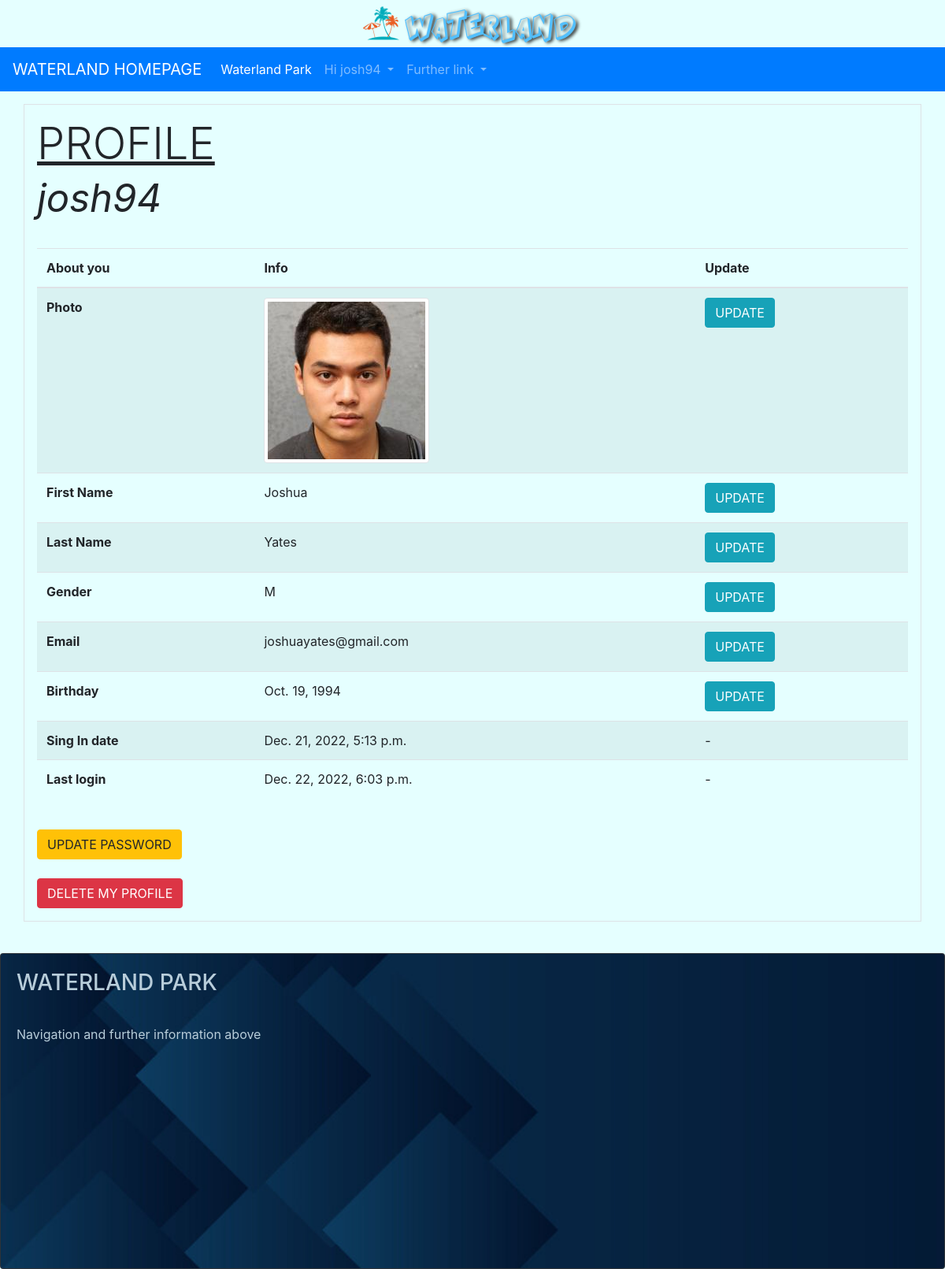
Screenshot of /userpark/user_profile/ (signed in) with the database file from the repository.
### userpark/models.py (models this page shows, shortened)
class User(AbstractUser):
    GENDER_CHOICES = (
        ('M', 'Male'),
        ('F', 'Female'),
    )
    gender = models.CharField(max_length=1, choices=GENDER_CHOICES, help_text="Are you male or female?", null=True, default=None)
    birth_date = models.DateField(help_text="Place your birthday here", null=True,
                                  validators=[MaxValueValidator(limit_value=date.today()-timedelta(days=(365*7))),
                                              MinValueValidator(limit_value=date.today()-timedelta(days=(365*100)))], default=None)
    staff_assigned_code = models.CharField(max_length=5, help_text="Place your staff code here", null=True, unique=True, default=None)
    is_staff_member = models.BooleanField(default=False)
    propic = models.ImageField(upload_to=media_directory_path, blank=True, null=True,
                               default=None, help_text='Add your profile picture here', verbose_name='Picture Profile')
    slug = models.SlugField(null=False, unique=True)  # max length disabled

### userpark/views.py (the view)
# urls.py: path('user_profile/', UserProfileView.as_view(), name='user-profile'),
class UserProfileView(LoginRequiredMixin, TemplateView):
    template_name = 'userpark/profile/profile_detail.html'
    login_url = 'userpark:login'  # Redirect Login needed
    redirect_field_name = 'redirect_to'

### userpark/templates/userpark/profile/profile_detail.html (shortened to what this page needs)
{% extends 'navbase.html' %}
{% load static %}
{% block bodybase %}
    <div class="container p-3 my-3 border">
        <h1 class="display-4"><u>PROFILE</u><br><em><small>{{ user.username }}</small></em></h1><br>
        <table class="table table-striped">
        <thead>
        <tr>
        <th scope="col">About you</th>
        <th scope="col">Info</th>
        <th scope="col">Update</th>
        </tr>
        </thead>
        <tbody>
        {% if not user.is_staff_member %}
            <tr>
            <th scope="row">Photo</th>
                {% if not user.propic %}
                    <td><img src="{% static 'img/generic_user_profile.png' %}" alt="propic" class="img-thumbnail"></td>
                {% else %}
                    <td><img src="/media/{{ MEDIA_URL }}{{ user.propic }}" alt="propic" class="img-thumbnail"></td>
                {% endif %}
            <td><a href="{% url 'userpark:user-profile-update-propic' user.slug %}"><button type="button" class="btn btn-info">UPDATE</button></a></td>
            </tr>
        {% endif %}
        <tr>
        <th scope="row">First Name</th>
        <td>{{ user.first_name }}</td>
        <td><a href="{% url 'userpark:user-profile-update-firstname' user.slug %}"><button type="button" class="btn btn-info">UPDATE</button></a></td>
        </tr>
        <tr>
        <th scope="row">Last Name</th>
        <td>{{ user.last_name }}</td>
        <td><a href="{% url 'userpark:user-profile-update-lastname' user.slug %}"><button type="button" class="btn btn-info">UPDATE</button></a></td>
        </tr>
        <tr>
        <th scope="row">Gender</th>
        <td>{{ user.gender }}</td>
        <td><a href="{% url 'userpark:user-profile-update-gender' user.slug %}"><button type="button" class="btn btn-info">UPDATE</button></a></td>
        </tr>
        <tr>
        <th scope="row">Email</th>
        <td>{{ user.email }}</td>
        <td><a href="{% url 'userpark:user-profile-update-email' user.slug %}"><button type="button" class="btn btn-info">UPDATE</button></a></td>
        </tr>
        <tr>
        <th scope="row">Birthday</th>
        <td>{{ user.birth_date }}</td>
        <td><a href="{% url 'userpark:user-profile-update-birthdate' user.slug %}"><button type="button" class="btn btn-info">UPDATE</button></a></td>
        </tr>
        <tr>
        <th scope="row">Sing In date</th>
        <td>{{ user.date_joined }}</td>
        <td>-</td>
        </tr>
        <tr>
        <th scope="row">Last login</th>
        <td>{{ user.last_login }}</td>
        <td>-</td>
        </tr>
        </tbody>
        </table>
    <br>
    <a href="{% url 'userpark:user-profile-update-password' user.slug %}"> <button type="button" class="btn btn-warning">UPDATE PASSWORD</button> </a>
    <br><br>
    <a href="{% url 'userpark:user-profile-delete' user.slug %}"> <button type="button" class="btn btn-danger">DELETE MY PROFILE</button> </a>
    </div>
    <br>
{% endblock %}

### templates/navbase.html (shortened to what this page needs)
{% extends 'base.html' %}
{% load static %}
{% block head %}
    <nav class="navbar navbar-expand-lg navbar navbar-dark bg-primary">
      <a class="navbar-brand" href="{% url 'home' %}">WATERLAND HOMEPAGE</a>
      <div class="collapse navbar-collapse" id="navbarNavDropdown">
        <ul class="navbar-nav">
          <li class="nav-item active">
            <a class="nav-link" href="{% url 'waterland-park-info-showcase' %}">Waterland Park <span class="sr-only">(current)</span></a>
          </li>
          {% if user.is_authenticated %}
              {% if user.is_staff_member %}
                <li class="nav-item dropdown">
                <a class="nav-link dropdown-toggle" href="#" id="navbarDropdownMenuLink" role="button" data-toggle="dropdown" aria-expanded="false">
                Staff {{ user.username }}
                </a>
                <div class="dropdown-menu" aria-labelledby="navbarDropdownMenuLink">
                <a class="dropdown-item" href="{% url 'userpark:user-profile' %}">Profile</a>
                <a class="dropdown-item" href="{% url 'waterpark:staff-manage-tiket-main' %}">History management Ticket</a>
                <a class="dropdown-item" href="{% url 'waterpark:staff-search-tiket-for-user' %}">Detail Ticket</a>
                <a class="dropdown-item" href="{% url 'waterpark:staff-manage-seasonpass-main' %}">History management SeasonPass</a>
                <a class="dropdown-item" href="{% url 'waterpark:staff-search-seasonpass-for-user' %}">Detail SeasonPass</a>
                <a class="dropdown-item" href="{% url 'reviewpark:faq-staff-list' %}">Answer to FAQ</a>
                <a class="dropdown-item" href="{% url 'userpark:logout' %}">Logout</a>
                </div>
                </li>
            {% else %}
            <li class="nav-item dropdown">
            <a class="nav-link dropdown-toggle" href="#" id="navbarDropdownMenuLink" role="button" data-toggle="dropdown" aria-expanded="false">
             Hi {{ user.username }}
            </a>
          </li>
          {% endif %}
          {% endif %}
          <li class="nav-item dropdown">
            <a class="nav-link dropdown-toggle" href="#" id="navbarDropdownMenuLink" role="button" data-toggle="dropdown" aria-expanded="false">
              Further link
            </a>
          </li>
        </ul>
      </div>
    </nav>
{% endblock %}
{% block body %}
    {% block bodybase %}{% endblock %}
        <footer>
            <div class="card bg-dark text-white">
              <img src="{% static 'img/footer.jpg' %}" class="card-img" alt="footerimg">
              <div class="card-img-overlay">
                <h3 class="card-title" style="color:#b8cdda ; ">WATERLAND PARK</h3>
                  <br>
                <p class="card-text" style="color:#b8cdda ; ">Navigation and further information above</p>
              </div>
            </div>
        </footer>
{% endblock %}

### rows the page displays
User: username "josh94", propic (picture), first_name "Joshua", last_name "Yates", gender "M", email "joshuayates@gmail.com", birth_date "Oct. 19, 1994", date_joined "Dec. 21, 2022, 5:13 p.m.", last_login "Dec. 22, 2022, 6:03 p.m."
